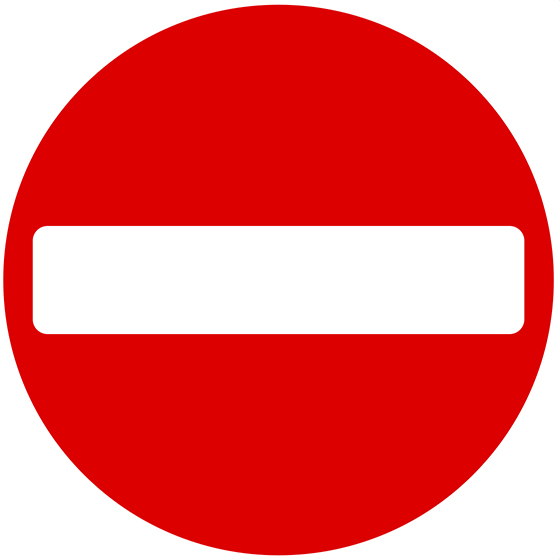
#> input picture no_entry.jpg, 560 x 560 px
$ python -i sobel.py   (imports and definitions only)
#> lines starting #> are read from the running program, lines starting #| are printed output that depends on the picture
import numpy as np
import cv2
import os
import sys
import argparse


def convolution(input_image, kernel):
    output = np.zeros_like(input_image, dtype=np.float32)

    kernel_height, kernel_width = kernel.shape
    pad_h = kernel_height // 2
    pad_w = kernel_width // 2

    padded_input = cv2.copyMakeBorder(
        input_image, pad_h, pad_h, pad_w, pad_w, cv2.BORDER_REPLICATE
    )

    for i in range(input_image.shape[0]):
        for j in range(input_image.shape[1]):
            patch = padded_input[i : i + kernel_height, j : j + kernel_width]
            output[i, j] = np.sum(patch * kernel)

    return output


def sobel(imageName):

#> called with imageName = '../no_entry.jpg'
    image = cv2.imread(imageName, cv2.IMREAD_GRAYSCALE)
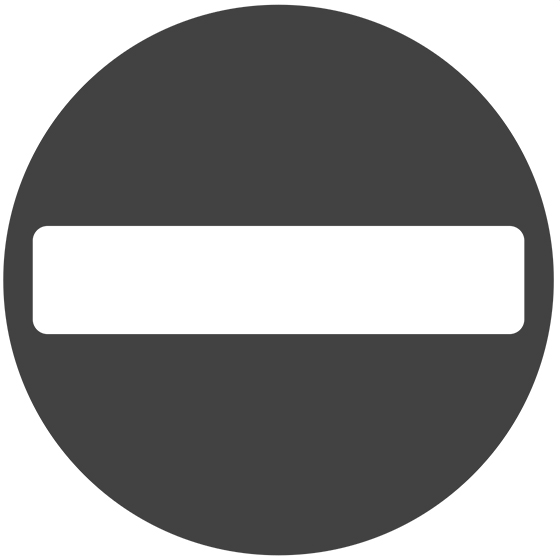
#> image: shape (560, 560); min 62, max 255, mean 143.4
    image = cv2.GaussianBlur(image, (15, 15), 3)
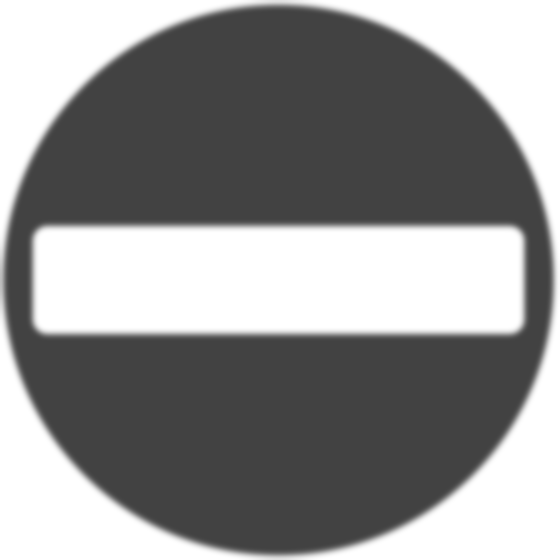
#> image: shape (560, 560); min 66, max 255, mean 143.4

    image = image.astype(np.float32)

    sobel_x = np.array([[-1, 0, 1], [-2, 0, 2], [-1, 0, 1]])
    sobel_y = np.array([[-1, -2, -1], [0, 0, 0], [1, 2, 1]])

    grad_x = convolution(image, sobel_x)
#> after the loop in convolution, `for i in range(input_image.shape[0]):`:
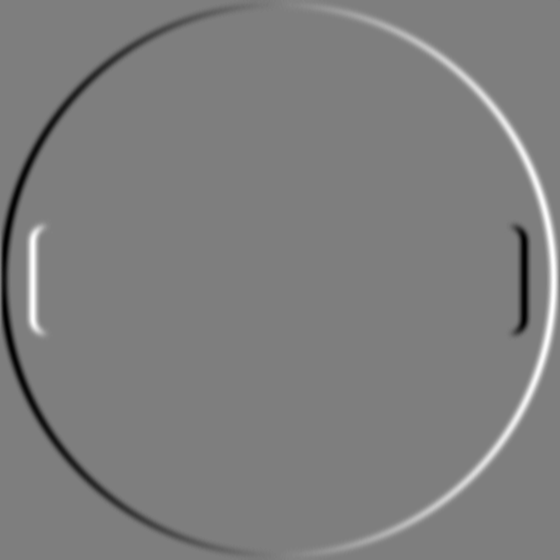
#> output: shape (560, 560) float32; min -198, max 200, mean 0.1; drawn with min black and max white
    grad_y = convolution(image, sobel_y)
#> after the loop in convolution (call 2), `for i in range(input_image.shape[0]):`:
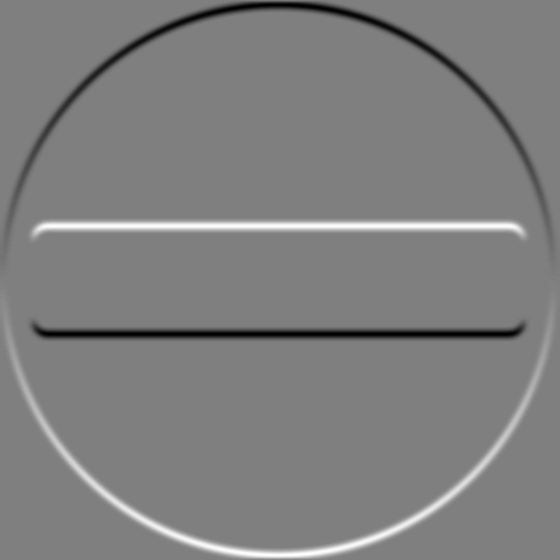
#> output: shape (560, 560) float32; min -199, max 200, mean 0; drawn with min black and max white
    magnitude = np.sqrt(grad_x**2 + grad_y**2)
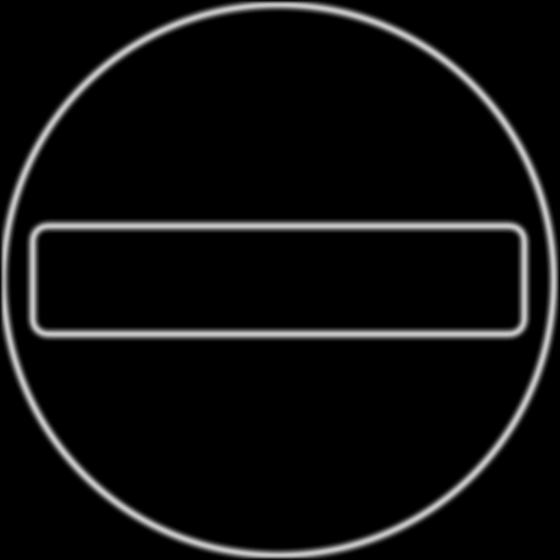
#> magnitude: shape (560, 560) float32; min 0, max 202.3, mean 13.8
    direction = np.arctan2(grad_y, grad_x)
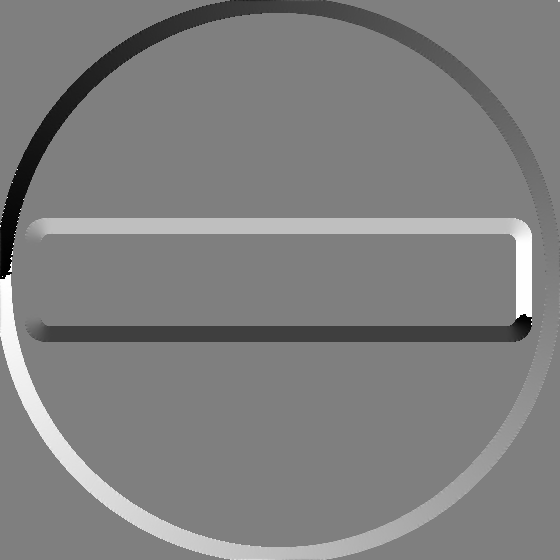
#> direction: shape (560, 560) float32; min -3.14, max 3.14, mean 0.0134; drawn with min black and max white

    grad_x_display = cv2.normalize(grad_x, None, 0, 255, cv2.NORM_MINMAX).astype(
        np.uint8
    )
    grad_y_display = cv2.normalize(grad_y, None, 0, 255, cv2.NORM_MINMAX).astype(
        np.uint8
    )
    magnitude_display = cv2.normalize(magnitude, None, 0, 255, cv2.NORM_MINMAX).astype(
        np.uint8
    )
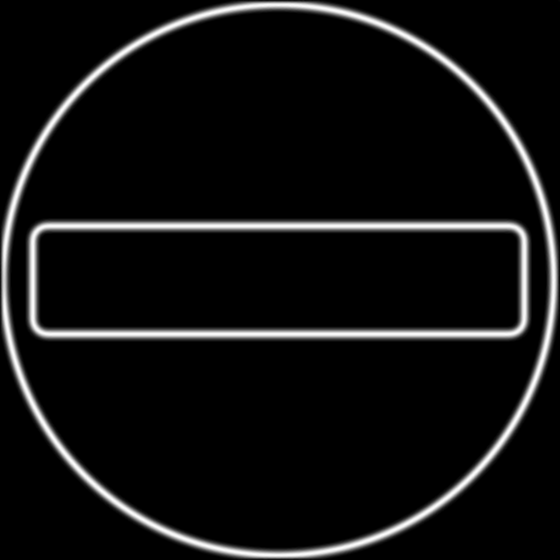
#> magnitude_display: shape (560, 560); min 0, max 254, mean 17.4
    direction_display = cv2.normalize(direction, None, 0, 255, cv2.NORM_MINMAX).astype(
        np.uint8
    )

    cv2.imwrite("gradient_x.jpg", grad_x_display)
    cv2.imwrite("gradient_y.jpg", grad_y_display)
    cv2.imwrite("gradient_magnitude.jpg", magnitude_display)
    cv2.imwrite("gradient_direction.jpg", direction_display)

>>> result = sobel('../no_entry.jpg')
